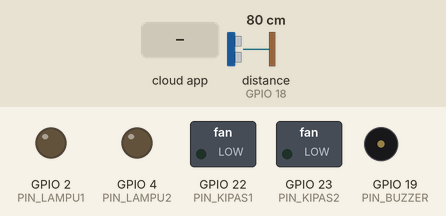
Recording of a sketch running on a simulated ESP32. Parts: switched loads named in the sketch (green lamp = pin HIGH), output pins drawn as LEDs (lit = HIGH), buzzer (waves = sounding, pin HIGH). Wiring (inferred from the names in the program): ultrasonic range finder: trigger GPIO 5; echo GPIO 18. The inputs (shaded band) are chosen by the test bench; at power-on: distance to the obstacle (sensor on GPIO 18) 80 cm. The echo pulse lasts 58.3 µs per cm; the RemoteXY app is connected; pins used as bus, display or sensor lines are not drawn.

Above: at 1.2 s.
1.3 s: distance to the obstacle (sensor on GPIO 18) set to 12 cm
2.8 s: distance to the obstacle (sensor on GPIO 18) set to 9 cm
At 4.94 s:
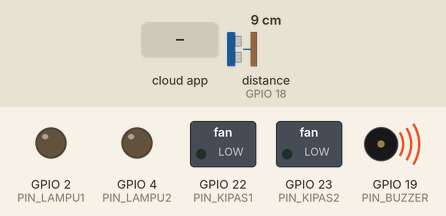
5.9 s: the phone or cloud app sets switch_01 to 1
At 8.47 s:
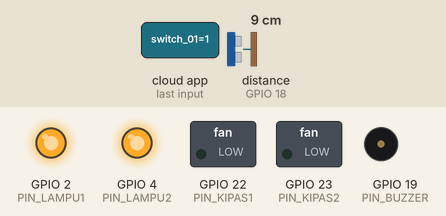
9.0 s: the phone or cloud app sets switch_02 to 1
At 10.98 s:
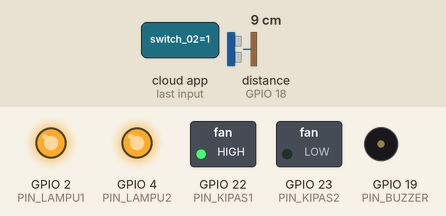
12.1 s: the phone or cloud app sets switch_01 to 0
At 15.1 s:
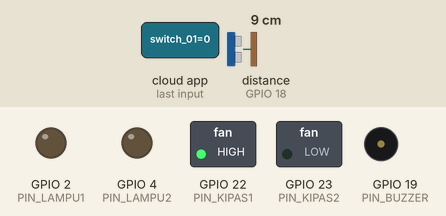
15.2 s: distance to the obstacle (sensor on GPIO 18) set to 18 cm
At 16.1 s:
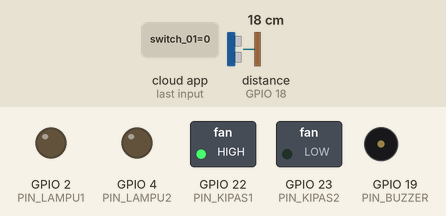
Timing chart, 0 to 17.7 s (numbered marks = the images above; inputs shaded):
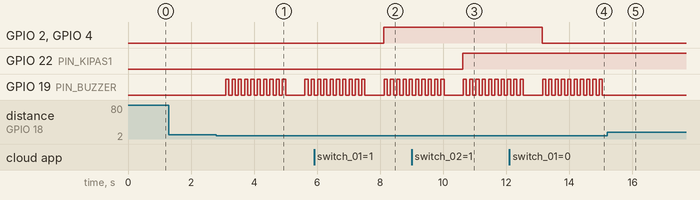

The sketch:

S2_code_class5_PT9.ino
```cpp
#define REMOTEXY_MODE__ESP32CORE_BLE

#include <BLEDevice.h>
#include <RemoteXY.h>

// RemoteXY connection settings
#define REMOTEXY_BLUETOOTH_NAME "Smart_home_01"

// RemoteXY GUI configuration
#pragma pack(push, 1)
uint8_t const PROGMEM RemoteXY_CONF_PROGMEM[] =
  { 255,2,0,0,0,73,0,19,0,0,0,0,31,1,106,200,1,1,4,0,
  2,31,56,44,22,0,2,26,31,31,79,78,0,79,70,70,0,2,31,123,
  44,22,0,5,26,31,31,79,78,0,79,70,70,0,129,33,41,41,12,64,
  17,76,65,77,80,85,0,129,36,108,33,12,64,21,75,73,80,65,83,0 };

struct {
  uint8_t switch_01;
  uint8_t switch_02;
  uint8_t connect_flag;
} RemoteXY;
#pragma pack(pop)

/////////////////////////////////////////////
// PIN DEFINISI
/////////////////////////////////////////////

#define PIN_LAMPU1 2
#define PIN_LAMPU2 4
#define PIN_KIPAS1 22
#define PIN_KIPAS2 23
#define PIN_BUZZER 19
#define PIN_TRIG 5
#define PIN_ECHO 18

long durasi;
float jarak;

/////////////////////////////////////////////

void setup()
{
  RemoteXY_Init ();

  pinMode(PIN_LAMPU1, OUTPUT);
  pinMode(PIN_LAMPU2, OUTPUT);
  pinMode(PIN_KIPAS1, OUTPUT);
  pinMode(PIN_KIPAS2, OUTPUT);
  pinMode(PIN_BUZZER, OUTPUT);
  pinMode(PIN_TRIG, OUTPUT);
  pinMode(PIN_ECHO, INPUT);

  digitalWrite(PIN_LAMPU1, LOW);
  digitalWrite(PIN_LAMPU2, LOW);
  digitalWrite(PIN_KIPAS1, LOW);
  digitalWrite(PIN_KIPAS2, LOW);
}

void loop()
{
  // KODE KONTROL LAMPU DAN KIPAS
  RemoteXY_Handler ();

  // Kontrol Lampu
  if (RemoteXY.switch_01 == 1) {
    digitalWrite(PIN_LAMPU1, HIGH);
    digitalWrite(PIN_LAMPU2, HIGH);
  } else {
    digitalWrite(PIN_LAMPU1, LOW);
    digitalWrite(PIN_LAMPU2, LOW);
  }

  // Kontrol Kipas
  if (RemoteXY.switch_02 == 1) {
    digitalWrite(PIN_KIPAS1, HIGH);
    digitalWrite(PIN_KIPAS2, LOW);
  } else {
    digitalWrite(PIN_KIPAS1, LOW);
    digitalWrite(PIN_KIPAS2, LOW);
  }

  RemoteXY_delay(10);

  // KODE ULTRASONIK
  // Kirim sinyal ultrasonik
  digitalWrite(PIN_TRIG, LOW);
  delayMicroseconds(2);
  digitalWrite(PIN_TRIG, HIGH);
  delayMicroseconds(10);
  digitalWrite(PIN_TRIG, LOW);

  // Baca pantulan
  durasi = pulseIn(PIN_ECHO, HIGH);

  // Hitung jarak (cm)
  jarak = durasi * 0.034 / 2;

  // Logika jarak
  if (jarak < 10) {  // jika jarak kurang dari 10cm

    // Bunyi: bep bep bep bep
    for (int i = 0; i < 10; i++) {
      digitalWrite(PIN_BUZZER, HIGH);
      delay(100);   // lama bunyi
      digitalWrite(PIN_BUZZER, LOW);
      delay(100);   // jeda antar bunyi
    }

  }
  else {  // Jauh
    digitalWrite(PIN_BUZZER, LOW);
  }

  delay(500);
}
```

Measured:
- the behaviour switches between 11 and 10 cm on distance to the obstacle (sensor on GPIO 18) (found by bisection; images 0 and 1)
- after the input at 1.3 s, every drawn part: stays the same
- after the input at 2.8 s, GPIO 19 (PIN_BUZZER): goes 9 × (HIGH 0.10 s, LOW 0.10 s), HIGH 0.10 s, LOW 0.61 s, HIGH 0.10 s, LOW 0.10 s, then HIGH, starting after 0.30 s
- after the input at 5.9 s, GPIO 2 (PIN_LAMPU1), GPIO 4 (PIN_LAMPU2): LOW → HIGH after 2.2 s
- after the input at 9.0 s, GPIO 22 (PIN_KIPAS1): LOW → HIGH after 1.6 s
- after the input at 12.1 s, GPIO 2 (PIN_LAMPU1), GPIO 4 (PIN_LAMPU2): HIGH → LOW after 1.0 s
- after the input at 15.2 s, GPIO 19 (PIN_BUZZER): stops changing and stays LOW
